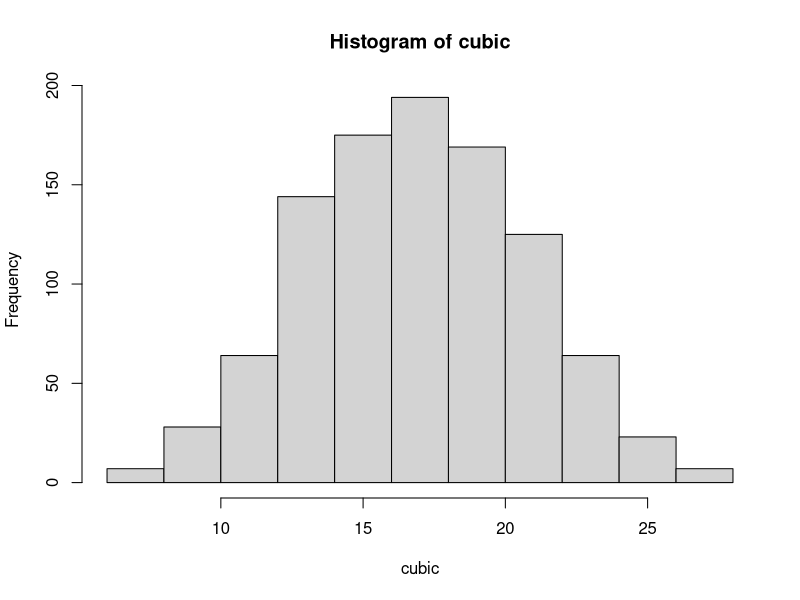
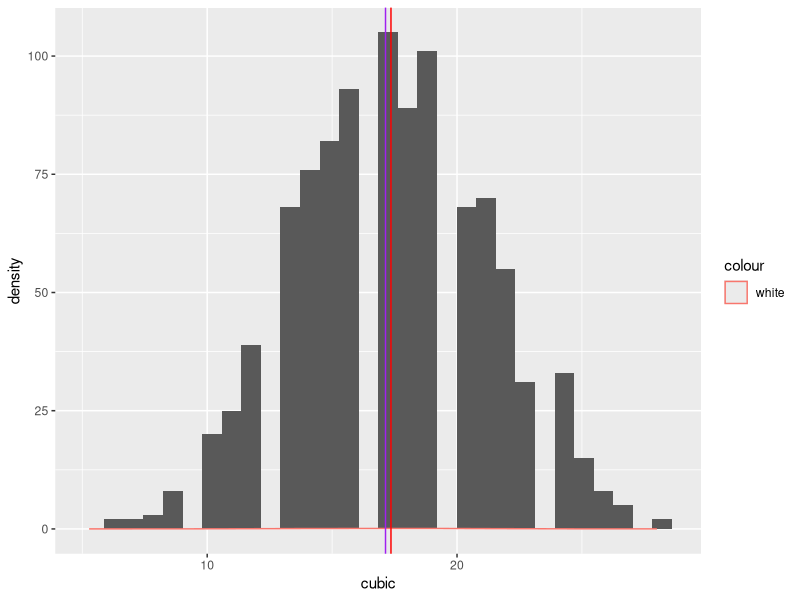
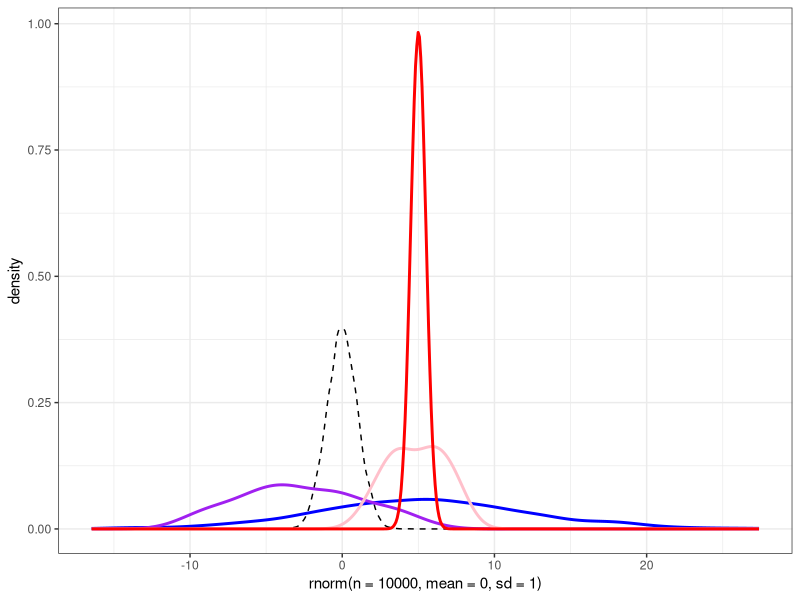
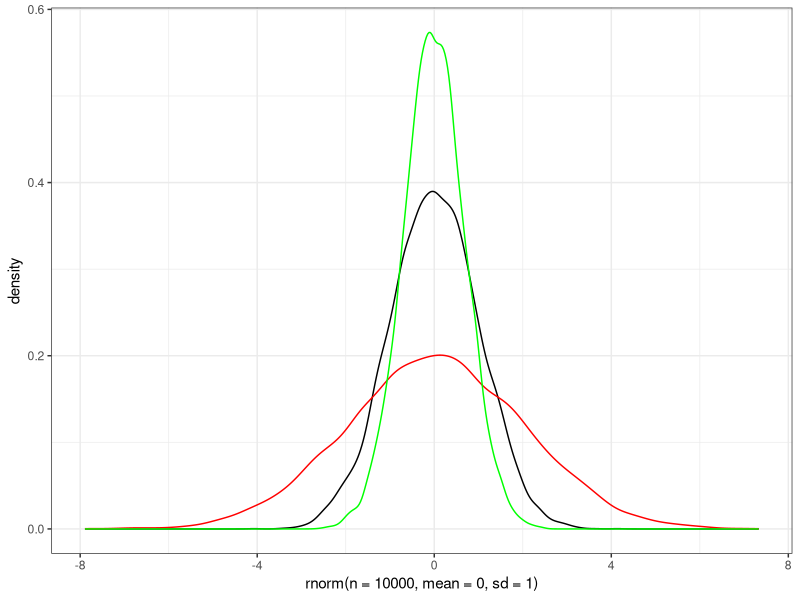
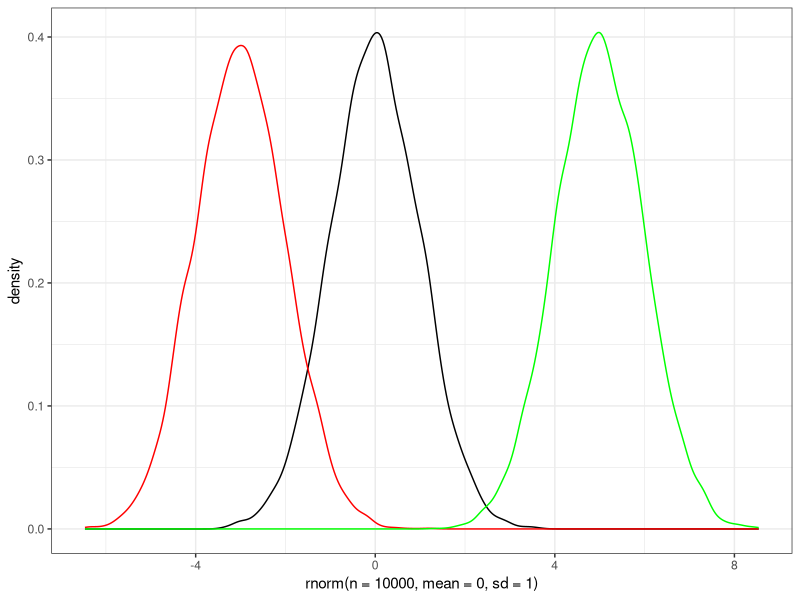
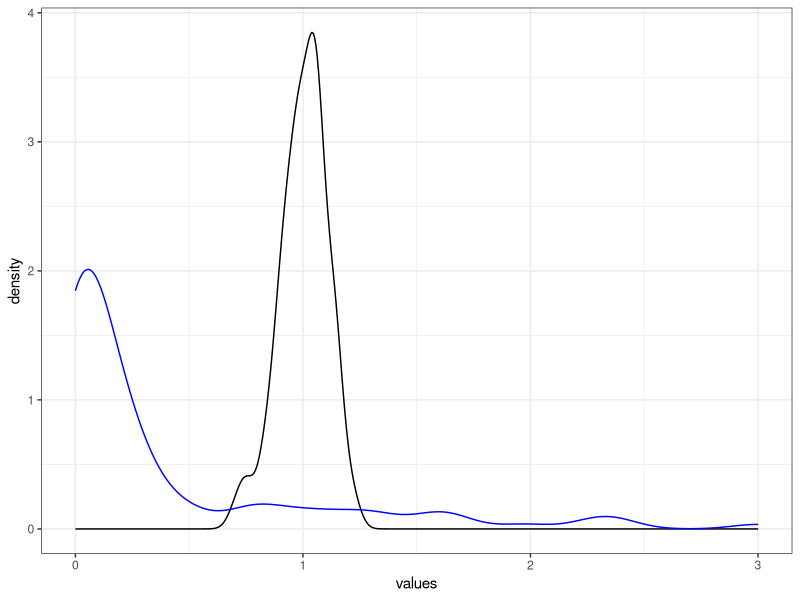
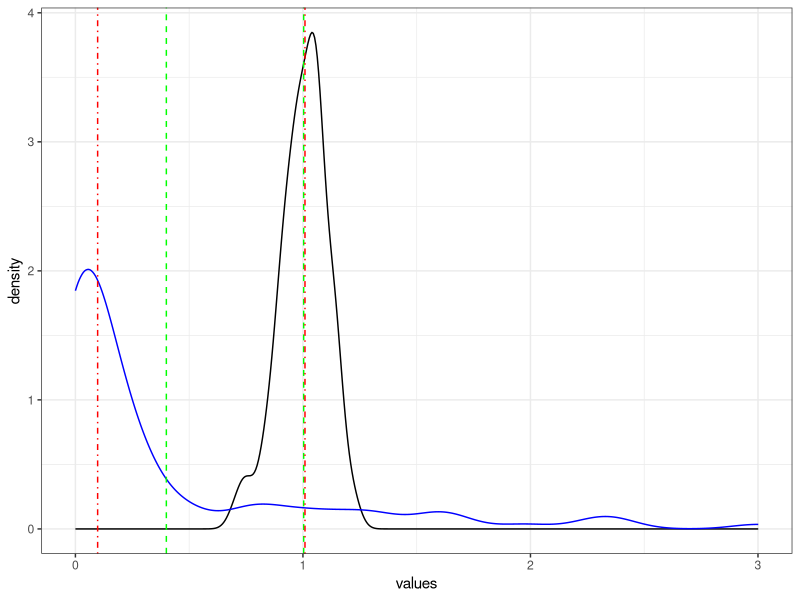
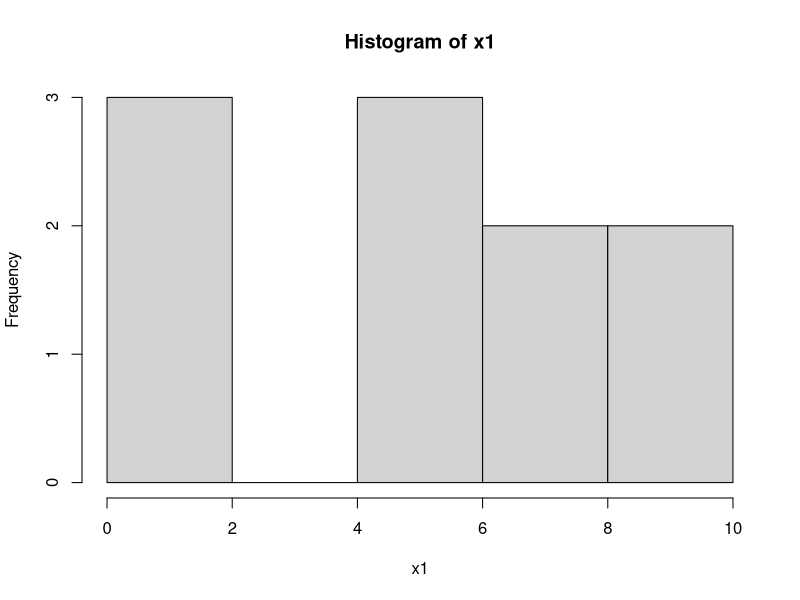

These figures' R source, in order:
set.seed(42)
###============= Normal Distribution =============
library(tidyverse)
n_iterations <- 1000
n_cubes <- 5

cubic <- c()
for (i in seq(1, n_iterations)){
  cubic <- c(cubic, sum(sample(seq(1,6), n_cubes, replace = T)))
}

hist(cubic)

m <- mean(cubic); m
std <- sd(cubic); std
ref <- rnorm(n=n_iterations, mean=m, sd=std)
ggplot(data=NULL) +
  geom_histogram(aes(cubic))+
  geom_density(aes(ref, color='white')) +
  geom_vline(xintercept = m, color='red') +
  geom_vline(xintercept = mean(ref), color='purple')

N=10e5
M=5
STD=.5
ggplot(data=NULL) +
  geom_density(aes(rnorm(n=10000, mean=0, sd=1)), color='black', linetype = 'dashed')+
  geom_density(aes(rnorm(n=1000, mean=5, sd=7)), color='blue', linewidth = 1)+
  geom_density(aes(rnorm(n=100, mean=-3, sd=3.5)), color='purple', linewidth = 1)+
  geom_density(aes(rnorm(n=10, mean=4, sd=1.9)), color='pink', linewidth = 1)+
  geom_density(aes(rnorm(n=N, mean=M, sd=STD)), color='red', linewidth = 1)+
  theme_bw()

ggplot(data=NULL) +
  geom_density(aes(rnorm(n=10000, mean=0, sd=1)), color='black')+
  geom_density(aes(rnorm(n=10000, mean=0, sd=2)), color='red')+
  geom_density(aes(rnorm(n=10000, mean=0, sd=.7)), color='green')+
  theme_bw()


ggplot(data=NULL) +
  geom_density(aes(rnorm(n=10000, mean=0, sd=1)), color='black')+
  geom_density(aes(rnorm(n=10000, mean=-3, sd=1)), color='red')+
  geom_density(aes(rnorm(n=10000, mean=5, sd=1)), color='green')+
  theme_bw()

###============= The first momentum =============
set.seed(42)
a <- rnorm(n=100, mean=1, sd=.1)
b <- rgamma(n=100, shape=.4)
ggplot(data=NULL) +
  geom_density(aes(a), color='black') +
  geom_density(aes(b), color='blue') +
  labs(x='values')+
  theme_bw()

mean(a); mean(b)
median(a); median(b)

ggplot(data=NULL) +
  geom_density(aes(a), color='black') +
  geom_density(aes(b), color='blue') +
  labs(x='values')+
  geom_vline(xintercept = mean(a), color='green', linetype='dashed') +
  geom_vline(xintercept = mean(b), color='green', linetype='dashed') +
  geom_vline(xintercept = median(a), color='red', linetype=4) +
  geom_vline(xintercept = median(b), color='red', linetype=4) +
  theme_bw()

y <- c(1,2,3,2,3,4,3,5,2)
mode <- function(y) {
  ind <- which(table(y)==max(table(y)))
  return(table(y)[ind])
}

mode(y)

###============= Deviations =============
x1 <- c(1,  1,  2,  5,  5,  6,  8,  8, 10, 10)
x2 <- c(1,  3,  4,  4,  5,  6,  7,  7,  9, 10)

mean(x1); mean(x2)
median(x1); median(x2)
range(x1); range(x2)

hist(x1)
hist(x2)

sd(x1)
sd(x2)

quantile(x1)
quantile(x2)

IQR(x1)
IQR(x2)

is_outlier <- function(x){
  return(x)
}
